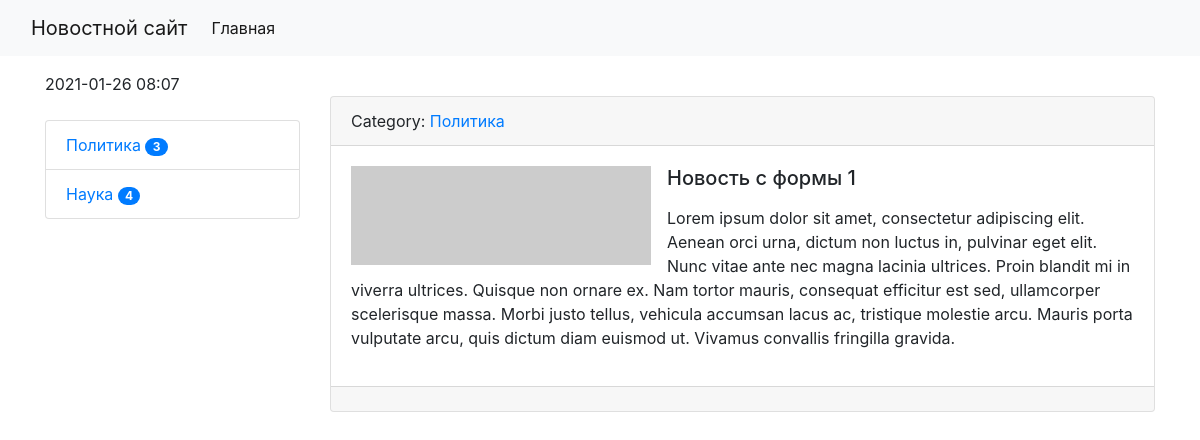
Before: /news/5/ with the older database file.
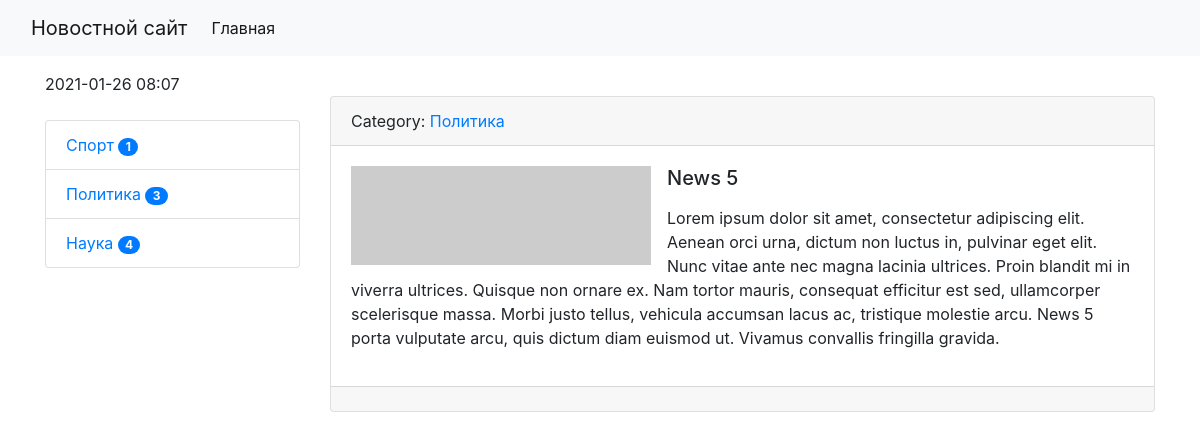
After: the same page with the newer database file.
### news/models.py (models this page shows, shortened)
class Category(models.Model):
    title = models.CharField(max_length=120, db_index=True, verbose_name="Наименование категории")
    def get_absolute_url(self):
        return reverse('category', kwargs={'category_id': self.pk})
    def __str__(self):
        return self.title
    class Meta:
        verbose_name = "Категория"
        verbose_name_plural = "Категории"
        ordering = ['title']

class News(models.Model):
    title = models.CharField(max_length=150, verbose_name="Наименование")
    content = models.TextField(blank=True, verbose_name="Контент")
    created_at = models.DateTimeField(auto_now_add=True, verbose_name="Опубликовано")
    updated_at = models.DateTimeField(auto_now=True, verbose_name="Обновлено")
    photo = models.ImageField(upload_to='photos/%Y/%m/%d/', verbose_name="Фото", blank=True)
    is_published = models.BooleanField(default=True, verbose_name="Доступно для публикации")
    category = models.ForeignKey('Category', on_delete=models.PROTECT, null=True, verbose_name="Категория")
    views = models.IntegerField(default=0)
    class Meta:
        verbose_name = "Новость"
        verbose_name_plural = "Новости"
        ordering = ['-created_at', 'title']

### news/views.py (the view)
# urls.py: path('news/<int:pk>/', ViewNews.as_view(), name="view_news"),
class ViewNews(DetailView):
    model = News

### news/templatetags/news_tags.py (called while the page is built)
@register.inclusion_tag('news/list_categories.html')
def show_categories():
    categories = Category.objects.annotate(cnt=Count('news', filter=F('news__is_published'))).filter(cnt__gt=0)
    return {'categories': categories}

### templates/news/news_detail.html (shortened to what this page needs)
{% extends 'baseNews.html' %}
{% block sidebar %}
    {% include 'inc/sidebar.html' %}
{% endblock %}
{% block content %}
    <div class="card mb-3">
        <div class="card-header">
            Category: <a href="{{ object.category.get_absolute_url }}">{{ object.category }}</a>
        </div>
        <div class="card-body">
                {% if item.photo %}
                    <img src="{{ object.photo.url }}" alt="" width="350" class="float-left mr-3">
                {% else %}
                    <img src="https://picsum.photos/id/1060/350/235/?blur=2" alt="" width="300"
                         class="float-left mr-3">
                {% endif %}
                    <h5 class="card-title">{{ object.title }}</h5>
                    <p class="card-text">{{ object.content|safe|linebreaks}}</p>
        </div>
        <div class="card-footer text-muted">
        </div>
    </div>
{% endblock %}

### templates/news/list_categories.html
<div class="list-group">
    {% for item in categories %}
        <a href="{{ item.get_absolute_url }}" class="list-group-item"
           aria-current="true">
            {{ item.title }}
         <span class="badge badge-primary badge-pill">{{ item.cnt }}</span>
        </a>
    {% endfor %}
</div>

Changed rows visible on the page:
now on this page (row unchanged): Category: title "Спорт", cnt "1"
changed News "Политика": title "Новость с формы 1" → "News 5"; content "…ac, tristique molestie arcu. Mauris porta vulputate arcu, quis…" → "…ac, tristique molestie arcu. News 5 porta vulputate arcu, quis…"
